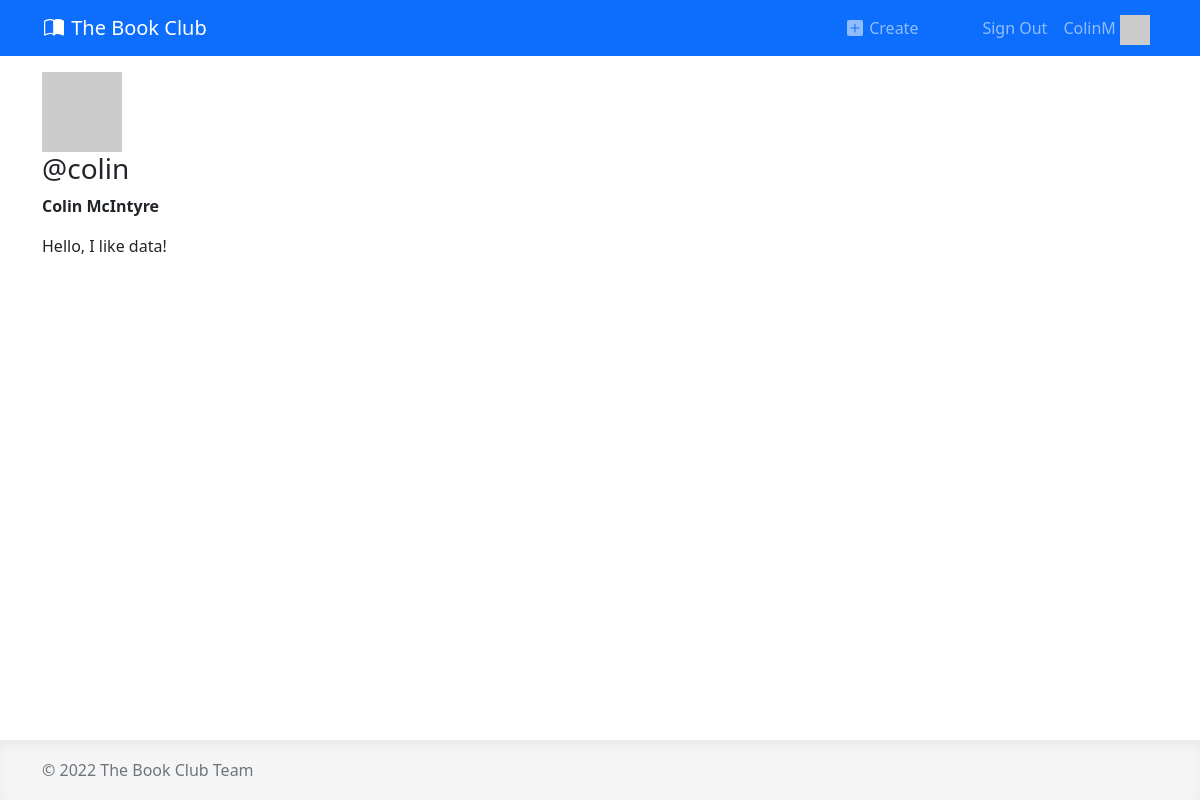
Page /account/users/colin/ (signed in) on the committed database.
### apps/accounts/models.py (models this page shows)
class User(AbstractUser):
    bio = models.TextField()
    def gravatar(self, size=None):
        GRAVATAR_URL = 'https://gravatar.com/avatar/%s?d=identicon%s'
        email = str(self.email).strip().lower()
        digest = hashlib.md5(email.encode('utf-8')).hexdigest()
        if size:
            size_str = '&s=%i' % size
        else:
            size_str = ''
        return GRAVATAR_URL % (digest, size_str)

### apps/accounts/views.py (the view)
# urls.py: path('users/<username>/', views.view_profile, name='view_profile'),
def view_profile(request, username):
    user = User.objects.get(username=username)
    if request.user == user:
        is_viewing_self = True
    else:
        is_viewing_self = False
    context = {
        'user': user,
        'is_viewing_self': is_viewing_self,
    }
    return render(request, 'accounts/profile_page.html', context)

### apps/accounts/templates/accounts/profile_page.html (shortened to what this page needs)
{% extends 'base.html' %}
{% block content %}
<div class="row">
    <div class="col-md-3">
        <img src="{{ user.gravatar }}" />
        <h3>@{{ user.username }}</h3>
        <p><strong>{{ user.first_name }} {{ user.last_name }}</strong></p>
        <p>{{ user.bio }}</p>
    </div>
    <div class="col-md-9">
    </div>
</div>
{% endblock %}

### apps/core/holding-zone/templates/snippets/navbar.html (shortened to what this page needs)
<nav class="navbar navbar-expand-md navbar-dark bg-primary text-light">
    <div class="container">
        <a class="navbar-brand" href="/">
            The Book Club
        </a>
        <div class="collapse navbar-collapse" id="navbarSupportedContent">
            <ul class="navbar-nav ms-auto">
                {% if request.user.is_authenticated %}
                    <li class="nav-item me-5">
                        <a href="/list/create/" class="nav-link">
                            Create
                        </a>
                    </li>
                    <li class="nav-item">
                        <a class="nav-link" href="{% url 'logout' %}" >Sign Out</a>
                    </li>
                    <li class="nav-item">
                        <a class="nav-link" href="{% url 'view_profile' request.user %}" >
                            {{ request.user }}
                            <img src="{{ user.gravatar }}" class="navbar-avatar" />
                        </a>
                    </li>
                {% endif %}
            </ul>
        </div>
    </div>
</nav>

### apps/core/static/css/custom.css (style rules this page uses)
html { position: relative; min-height: 100%; }
body { margin-bottom: 150px; }
.navbar-avatar { height: 30px; margin-top: -10px; margin-bottom: -10px; }

### rows in the picture
User: user "ColinM"
User: username "colin", first_name "Colin", last_name "McIntyre", bio "Hello, I like data!"
